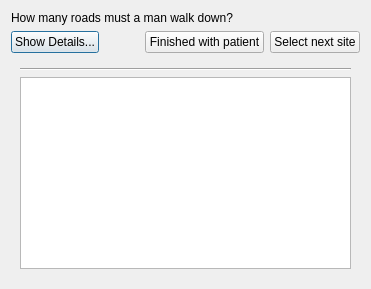
<?xml version="1.0" encoding="UTF-8"?>
<ui version="4.0">
 <class>Next</class>
 <widget class="QDialog" name="Next">
  <property name="geometry">
   <rect>
    <x>0</x>
    <y>0</y>
    <width>365</width>
    <height>220</height>
   </rect>
  </property>
  <property name="windowTitle">
   <string>Dialog</string>
  </property>
  <layout class="QVBoxLayout" name="verticalLayout_2">
   <property name="sizeConstraint">
    <enum>QLayout::SetFixedSize</enum>
   </property>
   <item>
    <widget class="QLabel" name="label">
     <property name="sizePolicy">
      <sizepolicy hsizetype="Preferred" vsizetype="Fixed">
       <horstretch>0</horstretch>
       <verstretch>0</verstretch>
      </sizepolicy>
     </property>
     <property name="font">
      <font>
       <pointsize>9</pointsize>
      </font>
     </property>
     <property name="frameShape">
      <enum>QFrame::NoFrame</enum>
     </property>
     <property name="text">
      <string>How many roads must a man walk down?</string>
     </property>
    </widget>
   </item>
   <item>
    <layout class="QHBoxLayout" name="horizontalLayout">
     <item>
      <widget class="QPushButton" name="detailsButton">
       <property name="sizePolicy">
        <sizepolicy hsizetype="Minimum" vsizetype="Minimum">
         <horstretch>0</horstretch>
         <verstretch>0</verstretch>
        </sizepolicy>
       </property>
       <property name="font">
        <font>
         <pointsize>9</pointsize>
        </font>
       </property>
       <property name="text">
        <string>Show Details...</string>
       </property>
      </widget>
     </item>
     <item>
      <spacer name="horizontalSpacer">
       <property name="orientation">
        <enum>Qt::Horizontal</enum>
       </property>
       <property name="sizeHint" stdset="0">
        <size>
         <width>40</width>
         <height>20</height>
        </size>
       </property>
      </spacer>
     </item>
     <item>
      <widget class="QPushButton" name="pushButton_2">
       <property name="sizePolicy">
        <sizepolicy hsizetype="Minimum" vsizetype="Minimum">
         <horstretch>0</horstretch>
         <verstretch>0</verstretch>
        </sizepolicy>
       </property>
       <property name="font">
        <font>
         <pointsize>9</pointsize>
        </font>
       </property>
       <property name="text">
        <string>Finished with patient</string>
       </property>
      </widget>
     </item>
     <item>
      <widget class="QPushButton" name="pushButton">
       <property name="sizePolicy">
        <sizepolicy hsizetype="Minimum" vsizetype="Minimum">
         <horstretch>0</horstretch>
         <verstretch>0</verstretch>
        </sizepolicy>
       </property>
       <property name="font">
        <font>
         <pointsize>9</pointsize>
        </font>
       </property>
       <property name="text">
        <string>Select next site</string>
       </property>
      </widget>
     </item>
    </layout>
   </item>
   <item>
    <widget class="QWidget" name="widget" native="true">
     <property name="sizePolicy">
      <sizepolicy hsizetype="MinimumExpanding" vsizetype="Preferred">
       <horstretch>0</horstretch>
       <verstretch>0</verstretch>
      </sizepolicy>
     </property>
     <layout class="QVBoxLayout" name="verticalLayout">
      <item>
       <widget class="Line" name="line">
        <property name="sizePolicy">
         <sizepolicy hsizetype="Expanding" vsizetype="Fixed">
          <horstretch>0</horstretch>
          <verstretch>0</verstretch>
         </sizepolicy>
        </property>
        <property name="orientation">
         <enum>Qt::Horizontal</enum>
        </property>
       </widget>
      </item>
      <item>
       <widget class="QTextBrowser" name="textBrowser"/>
      </item>
     </layout>
    </widget>
   </item>
  </layout>
  <zorder>label</zorder>
  <zorder>line</zorder>
  <zorder>textBrowser</zorder>
  <zorder>widget</zorder>
  <zorder>horizontalLayoutWidget</zorder>
 </widget>
 <resources/>
 <connections/>
</ui>
